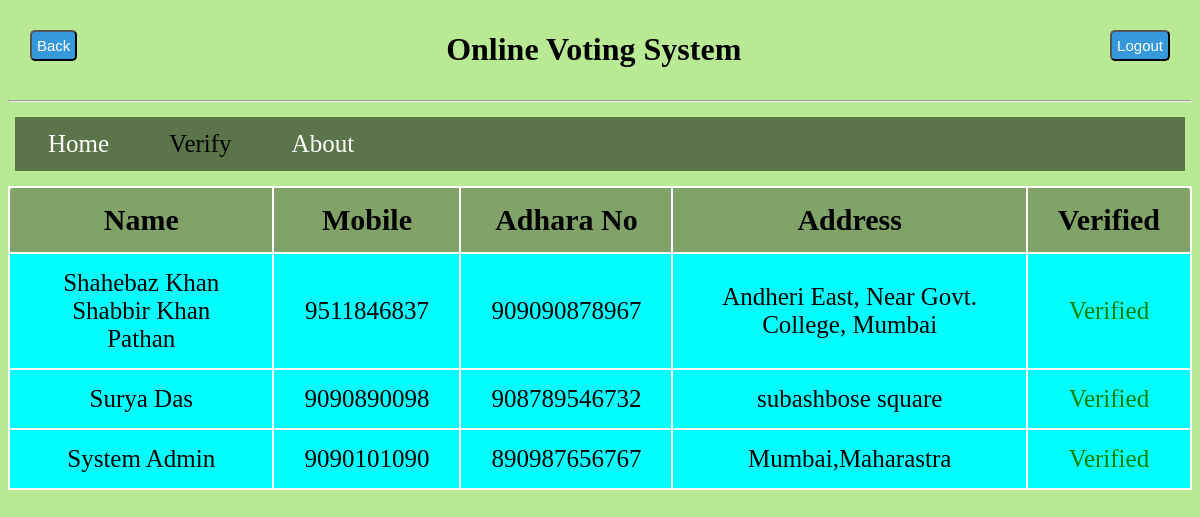
The app's page /routes/verify.php (signed in) with its own data.
### tables this page shows
CREATE TABLE `user` (
  `id` int(11) NOT NULL,
  `name` text NOT NULL,
  `mobile` bigint(10) NOT NULL,
  `AdharNo` varchar(12) NOT NULL,
  `password` varchar(20) NOT NULL,
  `address` varchar(255) NOT NULL,
  `photo` varchar(255) NOT NULL,
  `verified` varchar(10) NOT NULL,
  `status` int(11) NOT NULL,
  `votes` int(11) NOT NULL,
  `role` int(11) NOT NULL
);

### routes/verify.php (the view, shortened to what this page needs)
<html>
    <head>
        <link rel="stylesheet" href="../css/stylesheet.css">
    </head>
    <body>
            <center>
            <div id="headerSection">
            <a href="../"><button id="back-button"> Back</button></a>
            <a href="logout.php"><button id="logout-button">Logout</button></a>
            <h1>Online Voting System</h1>
            </div>
            </center>
            <hr>
        <div id="navbar" style="background-color:rgba(0,0,0,0.5);display:flex">
            <a style="margin-left:20px;" href="superdashboard.php">Home</a>
            <a href="#" style="color:black">Verify</a>
            <a href="sabout.php">About</a>
        </div>
    <?php
    $connect = mysqli_connect("localhost", "root", "", "online-voting-system");
    $sql="select * from user where role='1'";
    $res= mysqli_query($connect,$sql);
    $num=mysqli_num_rows($res);
    if($num>0)
    {
    ?>
    <table style=" border-collapse: collapse;background-color:rgba(0,0,0,0.3);border-radius: 10px;margin: auto;" >
    <tr>
        <th style="font-size:30px; border: 2px solid white;padding: 15px 30px;text-align: center;color: black;">Name</th>
        <th style="font-size:30px; border: 2px solid white;padding: 15px 30px;text-align: center;color: black;">Mobile</th>
        <th style="font-size:30px; border: 2px solid white;padding: 15px 30px;text-align: center;color: black;">Adhara No</th>
        <th style="font-size:30px; border: 2px solid white;padding: 15px 30px;text-align: center;color: black;">Address</th>
        <th style="font-size:30px; border: 2px solid white;padding: 15px 30px;text-align: center;color: black;">Verified</th>
    </tr>
    <?php
    while($item = mysqli_fetch_array($res))
    {
    ?>
        <tr>
            <td style="font-size:25px; border: 2px solid white;padding: 15px 30px;text-align: center;color: black; background-color:cyan"><?php echo $item["name"];  ?></td>
            <td style="font-size:25px; border: 2px solid white;padding: 15px 30px;text-align: center;color: black; background-color:cyan"><?php echo $item["mobile"]; ?></td>
            <td style="font-size:25px; border: 2px solid white;padding: 15px 30px;text-align: center;color: black; background-color:cyan"><?php echo $item["AdharNo"]; ?></td>
            <td style="font-size:25px; border: 2px solid white;padding: 15px 30px;text-align: center;color: black; background-color:cyan"><?php echo $item["address"];?></td>
            <?php
               $verified=$item["verified"];
               if($verified=="0")
               {
            ?>
             <form action="../api/verify.php" method="post">
             <input type="hidden" name="mob" value="<?php echo $item["mobile"]; ?>">
             <td style='padding: 7px 20px;text-align: center;color:white; background-color:black'>
             <input type="submit" name="verify" value=Verify onclick='show()'
             onmouseover="this.style.color='blue'"onmouseout="this.style.color='white'"
             style="padding: 5px 10px;text-align:center;font-size:23px;color:white; background-color:black">
         </td>
         </form>
         <?php
               }
            else{
                ?><td style="font-size:25px; border: 2px solid white;padding: 15px 30px;text-align: center;color: black; background-color:cyan">
                <?php
                echo "<p style='color:green;'>Verified</p>";
                ?></td><?php
               }
            ?>
        </tr>
    <?php
    }
    }
    else
    {
        echo "<h2><center>No Voters exist</center></h2>";
    }
      ?>
    </body>
</html>

### css/stylesheet.css (style rules this page uses)
#headerSection { padding: 2px; font-family: Cursive; }
body { background-color: #b8e994; }
a { text-decoration: none; }
#back-button { float: left; margin-left: 20px; margin-top: 20px; padding: 5px; font-size: 15px; background-color: #3498db; color: white; border-radius: 5px; }
#logout-button { float: right; margin-right: 20px; margin-top: 20px; padding: 5px; font-size: 15px; background-color: #3498db; color: white; border-radius: 5px; }

### routes/verify.php (style rules this page uses)
#navbar { padding:13px; margin:15px 7px; }
#navbar a { font-size:25px; color:white; margin-left:60px; }

### records on screen
user: name "Shahebaz Khan Shabbir Khan Pathan", mobile "9511846837", AdharNo "909090878967", address "Andheri East, Near Govt. College, Mumbai", verified "Verified"
user: name "Surya Das", mobile "9090890098", AdharNo "908789546732", address "subashbose square", verified "Verified"
user: name "System Admin", mobile "9090101090", AdharNo "890987656767", address "Mumbai,Maharastra", verified "Verified"
